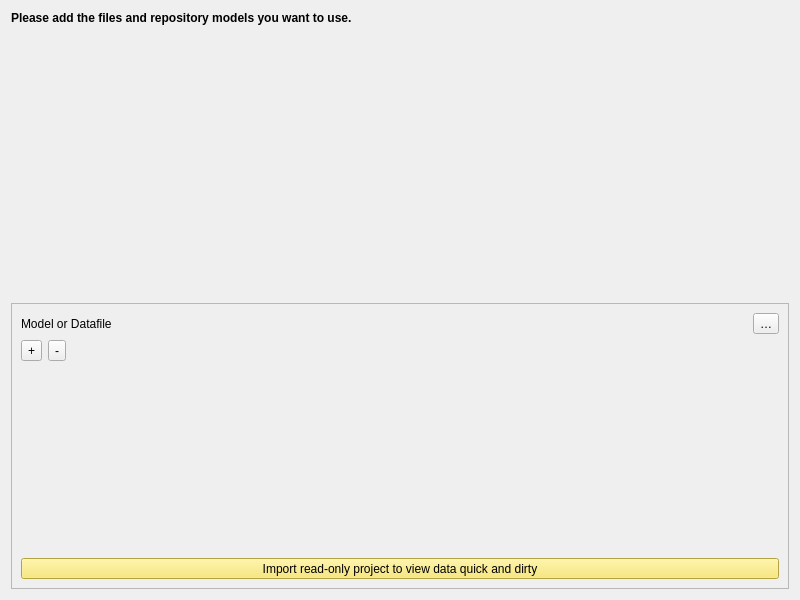
<?xml version="1.0" encoding="UTF-8"?>
<ui version="4.0">
 <class>InterlisImport</class>
 <widget class="QDialog" name="InterlisImport">
  <property name="geometry">
   <rect>
    <x>0</x>
    <y>0</y>
    <width>800</width>
    <height>600</height>
   </rect>
  </property>
  <property name="windowTitle">
   <string>Select Files</string>
  </property>
  <layout class="QGridLayout" name="gridLayout">
   <item row="0" column="0">
    <widget class="QLabel" name="description">
     <property name="minimumSize">
      <size>
       <width>0</width>
       <height>0</height>
      </size>
     </property>
     <property name="font">
      <font>
       <weight>75</weight>
       <bold>true</bold>
      </font>
     </property>
     <property name="text">
      <string>Please add the files and repository models you want to use.</string>
     </property>
     <property name="alignment">
      <set>Qt::AlignLeading|Qt::AlignLeft|Qt::AlignTop</set>
     </property>
     <property name="wordWrap">
      <bool>true</bool>
     </property>
    </widget>
   </item>
   <item row="1" column="0">
    <widget class="QFrame" name="content_frame">
     <property name="frameShape">
      <enum>QFrame::StyledPanel</enum>
     </property>
     <property name="frameShadow">
      <enum>QFrame::Raised</enum>
     </property>
     <layout class="QGridLayout" name="gridLayout_2">
      <item row="0" column="0">
       <widget class="QLabel" name="input_line_label">
        <property name="text">
         <string>Model or Datafile</string>
        </property>
       </widget>
      </item>
      <item row="0" column="2">
       <widget class="QToolButton" name="file_browse_button">
        <property name="toolTip">
         <string>Browse INTERLIS files</string>
        </property>
        <property name="text">
         <string>…</string>
        </property>
       </widget>
      </item>
      <item row="2" column="0" colspan="3">
       <widget class="FileDropListView" name="source_list_view" native="true"/>
      </item>
      <item row="1" column="0" colspan="3">
       <layout class="QHBoxLayout" name="horizontalLayout_3">
        <item>
         <widget class="QToolButton" name="add_button">
          <property name="text">
           <string>+</string>
          </property>
         </widget>
        </item>
        <item>
         <widget class="QToolButton" name="remove_button">
          <property name="text">
           <string>-</string>
          </property>
         </widget>
        </item>
        <item>
         <spacer name="horizontalSpacer">
          <property name="orientation">
           <enum>Qt::Horizontal</enum>
          </property>
          <property name="sizeHint" stdset="0">
           <size>
            <width>674</width>
            <height>20</height>
           </size>
          </property>
         </spacer>
        </item>
       </layout>
      </item>
      <item row="0" column="1">
       <widget class="CompletionLineEdit" name="input_line_edit" native="true"/>
      </item>
      <item row="3" column="0" colspan="3">
       <widget class="QToolButton" name="quickxtf_button">
        <property name="sizePolicy">
         <sizepolicy hsizetype="Expanding" vsizetype="Fixed">
          <horstretch>0</horstretch>
          <verstretch>0</verstretch>
         </sizepolicy>
        </property>
        <property name="styleSheet">
         <string notr="true">background-color: rgb(248, 228, 92)</string>
        </property>
        <property name="text">
         <string>Import read-only project to view data quick and dirty</string>
        </property>
       </widget>
      </item>
     </layout>
    </widget>
   </item>
  </layout>
 </widget>
 <customwidgets>
  <customwidget>
   <class>CompletionLineEdit</class>
   <extends></extends>
   <header>QgisModelBaker.utils.gui_utils</header>
   <container>1</container>
  </customwidget>
  <customwidget>
   <class>FileDropListView</class>
   <extends></extends>
   <header>QgisModelBaker.utils.gui_utils</header>
   <container>1</container>
  </customwidget>
 </customwidgets>
 <tabstops>
  <tabstop>file_browse_button</tabstop>
  <tabstop>add_button</tabstop>
  <tabstop>remove_button</tabstop>
  <tabstop>source_list_view</tabstop>
 </tabstops>
 <resources/>
 <connections/>
</ui>
